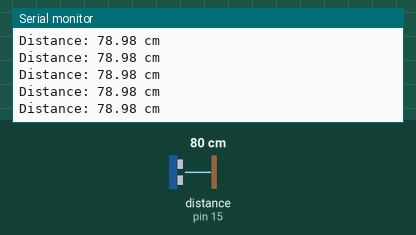
This sketch was run on a simulated Arduino Uno, built with avr-gcc and run on an emulated ATmega328P. Parts: the last lines printed to the serial monitor. Wiring (inferred from the names in the program): ultrasonic range finder: trigger pin 14; echo pin 15. Inputs (shaded band) come from the test bench; at power-on: distance to the obstacle (sensor on pin 15) 80 cm. The echo pulse lasts 58.3 µs per cm.

Above: at 1.2 s.
1.3 s: distance to the obstacle (sensor on pin 15) set to 120 cm
At 1.49 s:
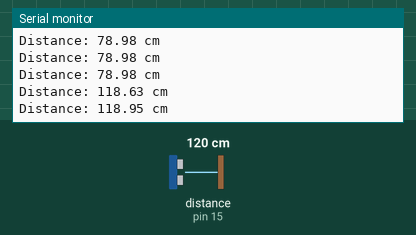
4.3 s: distance to the obstacle (sensor on pin 15) set to 35 cm
At 4.3 s:
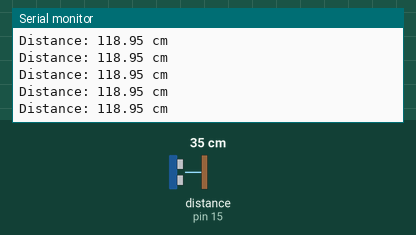
7.3 s: distance to the obstacle (sensor on pin 15) set to 250 cm
At 7.4 s:
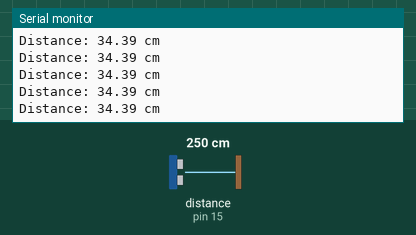
10.3 s: distance to the obstacle (sensor on pin 15) set to 35 cm
At 10.4 s:
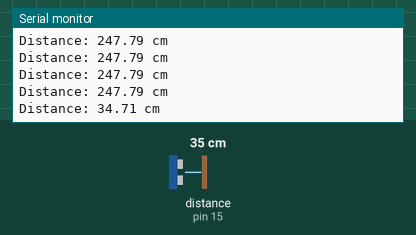
Timing chart, 0 to 13.3 s (numbered marks = the images above; inputs shaded):
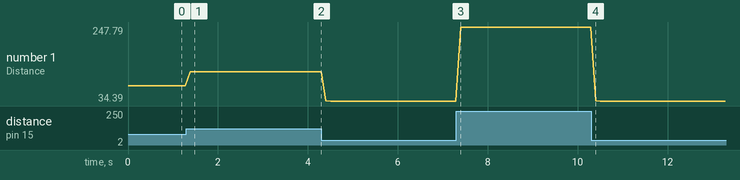

The sketch:

LAB8_Ultrasonic_Sensor.ino
```cpp
#include <Arduino.h>

// Ultrasonic sensor pins
const int triggerPin = 14;
const int echoPin = 15;

void setup() {
    // Initialize serial communication
    Serial.begin(9600);

    // Initialize the trigger pin as an output
    pinMode(triggerPin, OUTPUT);
    digitalWrite(triggerPin, LOW);

    // Initialize the echo pin as an input
    pinMode(echoPin, INPUT);
}

float measure_distance() {
    // Trigger pulse to start measurement
    digitalWrite(triggerPin, LOW);
    delayMicroseconds(2);
    digitalWrite(triggerPin, HIGH);
    delayMicroseconds(10);
    digitalWrite(triggerPin, LOW);

    // Measure the pulse width on the echo pin
    long duration = pulseIn(echoPin, HIGH, 30000);  // 30ms timeout (max range)

    // Calculate distance in centimeters
    float distance = duration * 0.034 / 2;  // Speed of sound = 0.034 cm/us

    return distance;
}

void loop() {
    float distance_cm = measure_distance();
    Serial.print("Distance: ");
    Serial.print(distance_cm);
    Serial.println(" cm");
    delay(100);  // Adjust sleep duration as needed
}
```

Measured:
- after the input at 1.3 s, the serial monitor: prints a new line after 0.08 s (image 1)
- after the input at 10.3 s, the serial monitor: prints a new line after 0.10 s (image 4)
- plotted number 1: 78.98 → 118.95 after the input at 1.3 s, 118.95 → 34.39 after the input at 4.3 s, 34.39 → 247.79 after the input at 7.3 s, 247.79 → 34.39 after the input at 10.3 s
